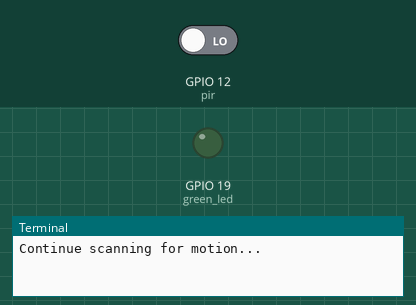
Simulated run of this program. Board: Raspberry Pi (BCM pin numbers). Shown: output pins drawn as LEDs (lit = HIGH), the last lines printed to the terminal. The test bench sets the inputs (shaded band); at power-on: GPIO 12 (pir) LOW.

Above: at 1.2 s.
1.3 s: GPIO 12 (pir) driven HIGH
At 2.5 s:
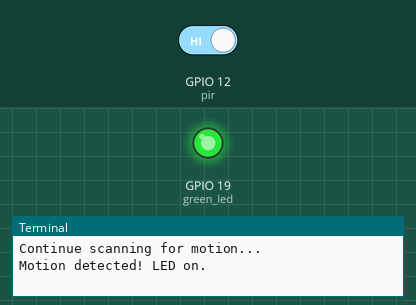
2.8 s: GPIO 12 (pir) driven LOW
Timing chart, 0 to 5.8 s (numbered marks = the images above; inputs shaded):
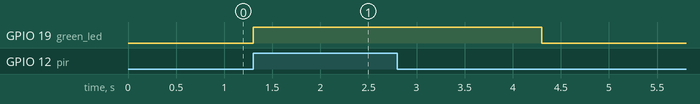

Measured:
- after the input at 1.3 s, GPIO 19 (green_led): LOW → HIGH at once

The program:

3sec.py
```python
#!/usr/bin/python3

from gpiozero import MotionSensor, LED
from time import sleep

pir = MotionSensor(12)
green_led = LED(19)

while True:
    print("Continue scanning for motion...")
    pir.wait_for_motion()
    print("Motion detected! LED on.")
    green_led.on()
    sleep(3)  # LED stays on for 3 seconds
    green_led.off()
    print("LED off. Waiting for no motion.")
    pir.wait_for_no_motion()
    print("No motion detected. Scanning for motion again.")
```
